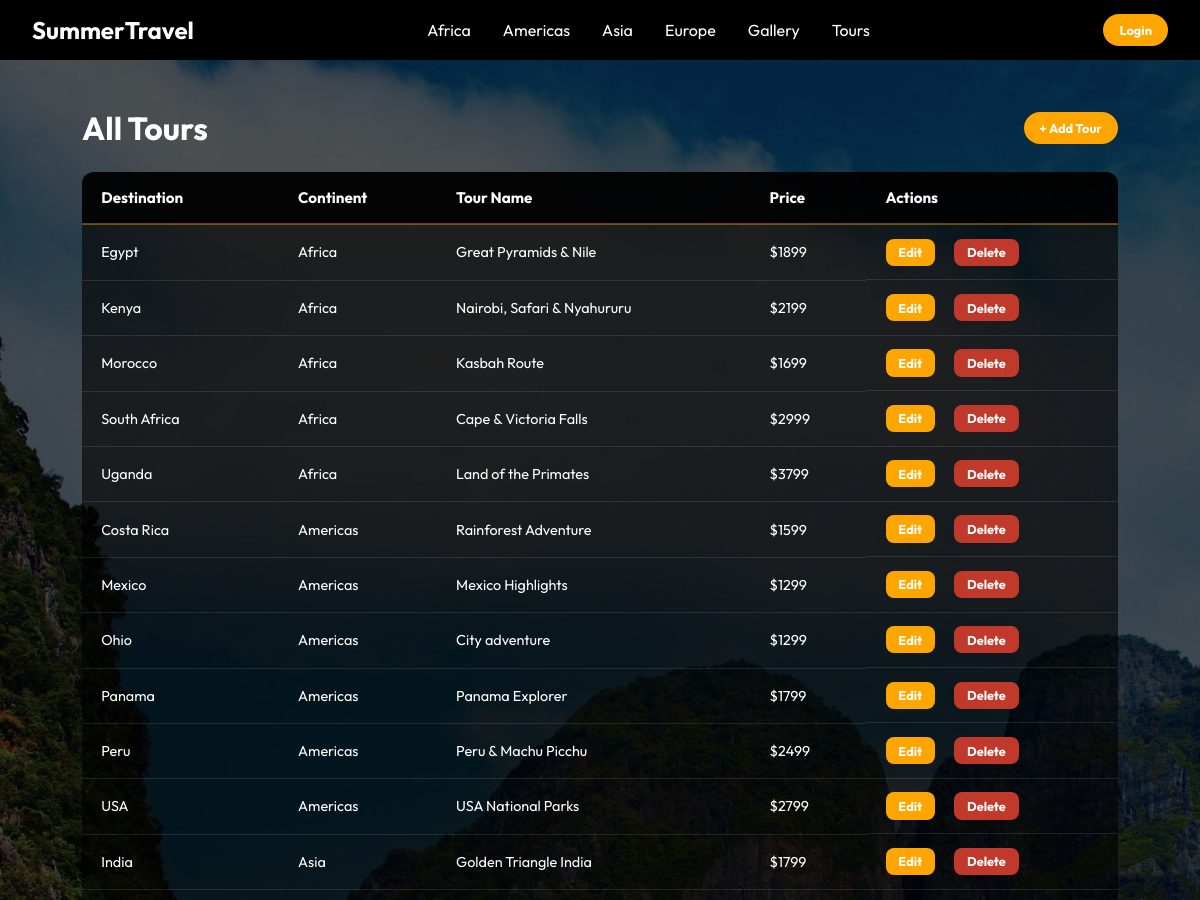
The app's page /tours (upper part), older data.
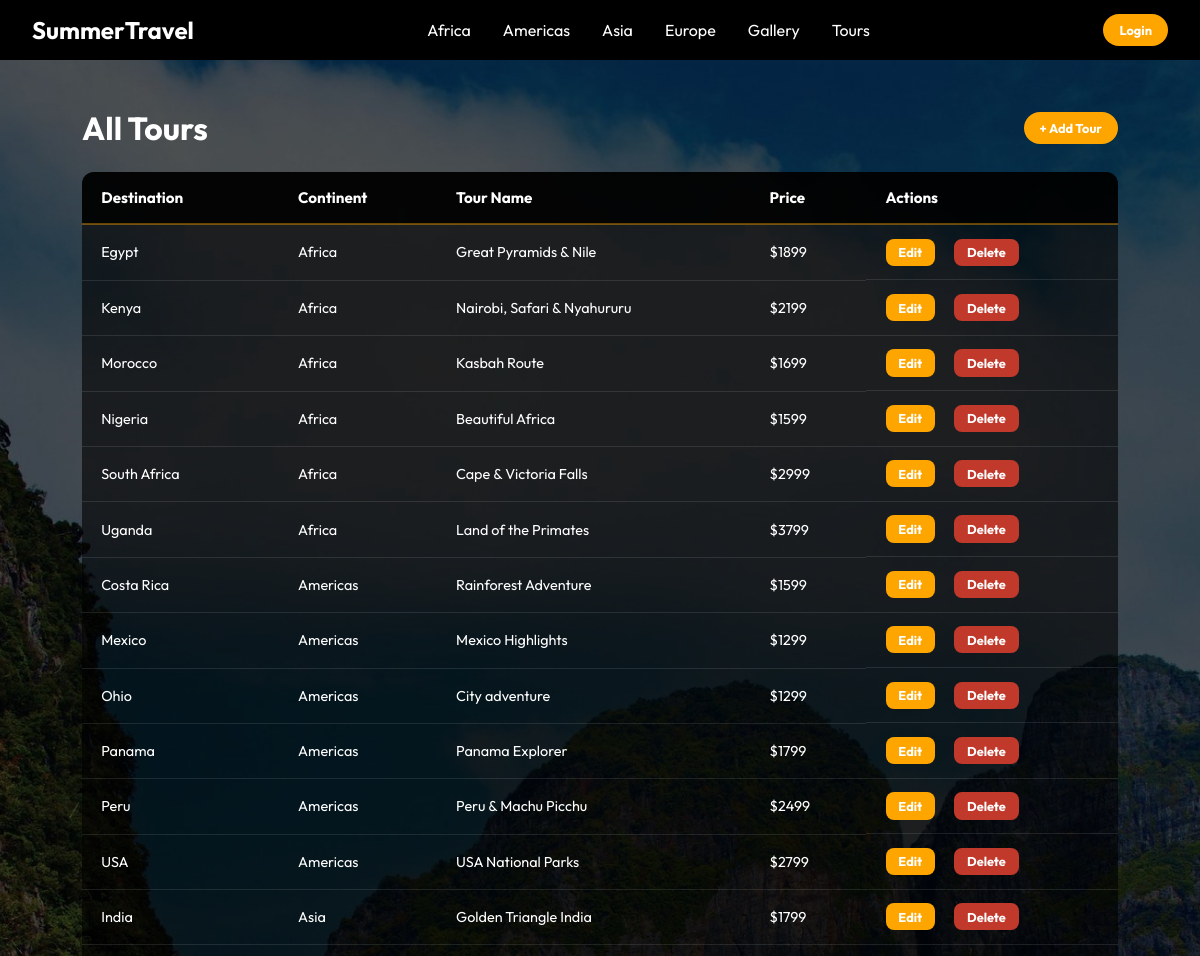
The same page, newer data.
### tables this page shows
CREATE TABLE tours (
    id INTEGER PRIMARY KEY AUTOINCREMENT,
    destination_id INTEGER NOT NULL,
    title TEXT NOT NULL,
    price INTEGER NOT NULL,
    external_url TEXT, image TEXT, continent_id INTEGER, country TEXT,
    FOREIGN KEY (destination_id) REFERENCES destinations(id)
);

### app.py (the view)
@app.route('/tours')
def tours():
    db = get_db()
    rows = db.execute('''
        SELECT t.id, t.title, t.price, t.external_url,
               COALESCE(t.country, d.name) AS destination,
               COALESCE(c2.name, c1.name) AS continent
        FROM tours t
        LEFT JOIN destinations d ON t.destination_id = d.id AND t.continent_id IS NULL
        LEFT JOIN continents c1 ON d.continent_id = c1.id
        LEFT JOIN continents c2 ON t.continent_id = c2.id
        ORDER BY continent, destination
    ''').fetchall()
    db.close()
    return render_template('tours.html', tours=rows)

### app.py (called while the page is built)
def get_db():
    conn = sqlite3.connect(DB)
    conn.row_factory = sqlite3.Row
    return conn

### templates/tours.html (shortened to what this page needs)
{% extends "base.html" %}  {% block content %}
<div class="tours_page">
    <div class="tours_header">
        <h1>All Tours</h1>
        <a href="{{ url_for('tour_add') }}" class="action_btn">+ Add Tour</a>
    </div>
    <div class="tours_table_wrap">
        <table class="tours_table">
            <thead>
                <tr>
                    <th>Destination</th>
                    <th>Continent</th>
                    <th>Tour Name</th>
                    <th>Price</th>
                    <th>Actions</th>
                </tr>
            </thead>
            <tbody>
                {% for t in tours %}
                <tr>
                    <td>{{ t['country'] or t['destination'] }}</td>
                    <td>{{ t['continent'] }}</td>
                    <td>{{ t['title'] }}</td>
                    <td>${{ t['price'] }}</td>
                    <td class="action_cell">
                        <a href="{{ url_for('tour_edit', tour_id=t['id']) }}" class="edit_btn">Edit</a>
                        <form method="POST" action="{{ url_for('tour_delete', tour_id=t['id']) }}"
                            onsubmit="return confirm('Delete this tour?');" style="display: inline; margin-left: 0.6rem">
                            <button type="submit" class="delete_btn">Delete</button>
                        </form>
                    </td>
                </tr>
                {% endfor %}
            </tbody>
        </table>
    </div>
</div>
{% endblock %}

### templates/base.html (shortened to what this page needs)
<!DOCTYPE html>
<html lang="en">
<head>
    <link rel="stylesheet" href="{{ url_for('static', filename='css/style.css') }}">
    <link rel="stylesheet" href="https://cdnjs.cloudflare.com/ajax/libs/font-awesome/6.5.2/css/all.min.css"
 />
</head>
<body>
    <header>
        <div class="navbar">
            <div class="logo"><a href="{{ url_for('index') }}">SummerTravel</a></div>
            <ul class="links">
                <li><a href="{{ url_for('continent', continent_id=1) }}">Africa</a></li>
                <li><a href="{{ url_for('continent', continent_id=2) }}">Americas</a></li>
                <li><a href="{{ url_for('continent', continent_id=3) }}">Asia</a></li>
                <li><a href="{{ url_for('continent', continent_id=4) }}">Europe</a></li>
                <li><a href="{{ url_for('gallery') }}">Gallery</a></li>
                <li><a href="{{ url_for('tours') }}">Tours</a></li>
            </ul>
            <a href="{{ url_for('login') }}" class="action_btn">Login</a>
        </div>
    </header>
    <main>
        {% block content %}{% endblock %}
    </main>
</body>
</html>

### static/css/style.css (style rules this page uses)
* { margin: 0; padding: 0; box-sizing: border-box; font-family: "Outfit", sans-serif; }
body { background-image: url("../images/backgroung.jpg"); background-attachment: fixed; height: 100%; background-position: center; background-repeat: no-repeat; background-size: cover; }
body { display: flex; flex-direction: column; min-height: 100vh; }
main { flex: 1; }
li { list-style: none; }
a { text-decoration: none; color: #fff; font-size: 1rem; }
header { position: relative; padding: 0 2rem; background-color: black; }
.navbar { width: 100%; height: 60px; max-width: 1200px; margin: 0 auto; display: flex; align-items: center; justify-content: space-between; background-color: black; }
.navbar .logo a { font-size: 1.5rem; font-weight: bold; }
.navbar .links { display: flex; gap: 2rem; }
.action_btn { background-color: orange; color: #fff; padding: 0.5rem 1rem; border: none; outline: none; border-radius: 20px; font-size: 0.8rem; font-weight: bold; cursor: pointer; transition: scale 0.2 ease; }
.tours_page { max-width: 1100px; margin: 3rem auto; padding: 0 2rem; color: #fff; }
.tours_header { display: flex; align-items: center; justify-content: space-between; margin-bottom: 1.5rem; }
.tours_header h1 { font-size: 2rem; }
.tours_table_wrap { overflow-x: auto; -webkit-overflow-scrolling: touch; }
.tours_table { width: 100%; border-collapse: collapse; margin: 0; background: rgba(0,0,0,0.6); border-radius: 12px; overflow: hidden; border: none; }
.tours_table th { background: rgba(0,0,0,0.85); padding: 1rem 1.2rem; text-align: left; font-size: 0.95rem; border: none; border-bottom: 2px solid rgba(255,165,0,0.4); }
.tours_table td { padding: 0.85rem 1.2rem; border: none; border-bottom: 1px solid rgba(255,255,255,0.1); height: auto; font-size: 0.9rem; }
.action_cell { display: flex; gap: 0.6rem; align-items: center; }
.edit_btn { background: orange; color: #fff; padding: 0.35rem 0.8rem; border-radius: 8px; font-size: 0.8rem; font-weight: bold; transition: opacity 0.2s; }
.delete_btn { background: #c0392b; color: #fff; border: none; padding: 0.35rem 0.8rem; border-radius: 8px; font-size: 0.8rem; font-weight: bold; cursor: pointer; transition: opacity 0.2s; }

Row changes from the older to the newer data that the page shows:
added tours: country "Nigeria", continent "Africa", title "Beautiful Africa", price "1599"
